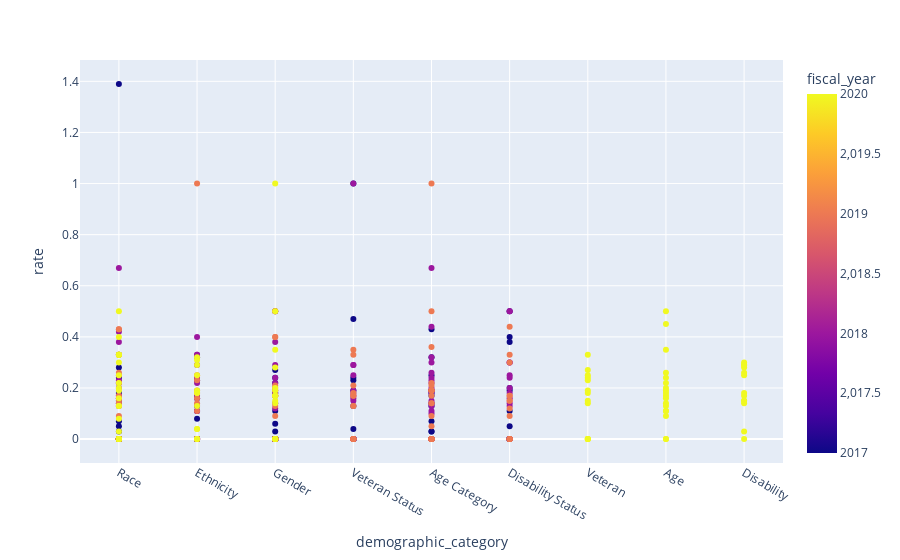

Notebook code cell kept with this figure:
### Code cell
fig = px.scatter(df,x='demographic_category', y='rate',color='fiscal_year',hover_name='specific_demographic',hover_data=['numerator','denominator'])
fig.show()

### Figure 1 — Plotly figure (JSON) as saved in the notebook; plotly's stock layout.template omitted (floating-point values rounded to 4 significant figures; data arrays with more than 128 entries replaced by an {"elided": "..."} marker saying what was removed)
{"data": [{"customdata": {"elided": "490x2 int values"}, "hovertemplate": "<b>%{hovertext}</b><br><br>demographic_category=%{x}<br>rate=%{y}<br>numerator=%{customdata[0]}<br>denominator=%{customdata[1]}<br>fiscal_year=%{marker.color}<extra></extra>", "hovertext": {"elided": "490 str values"}, "legendgroup": "", "marker": {"color": {"elided": "490 int values"}, "coloraxis": "coloraxis", "symbol": "circle"}, "mode": "markers", "name": "", "orientation": "v", "showlegend": false, "type": "scatter", "x": {"elided": "490 str values"}, "xaxis": "x", "y": {"elided": "490 float values"}, "yaxis": "y"}], "layout": {"coloraxis": {"colorbar": {"title": {"text": "fiscal_year"}}, "colorscale": [[0, "#0d0887"], [0.1111, "#46039f"], [0.2222, "#7201a8"], [0.3333, "#9c179e"], [0.4444, "#bd3786"], [0.5556, "#d8576b"], [0.6667, "#ed7953"], [0.7778, "#fb9f3a"], [0.8889, "#fdca26"], [1, "#f0f921"]]}, "legend": {"tracegroupgap": 0}, "margin": {"t": 60}, "xaxis": {"anchor": "y", "domain": [0, 1], "title": {"text": "demographic_category"}}, "yaxis": {"anchor": "x", "domain": [0, 1], "title": {"text": "rate"}}}}
